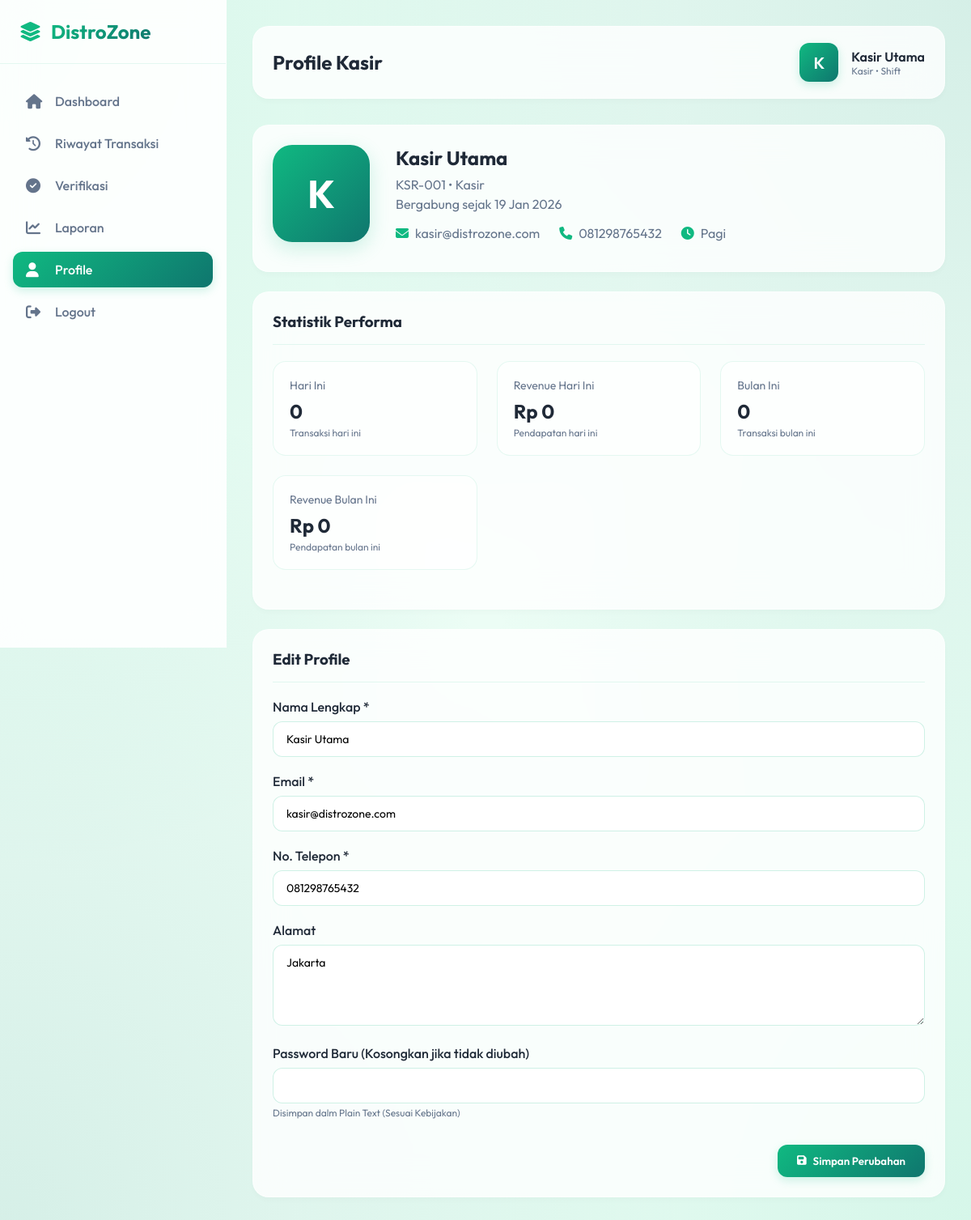
/kasir/profile.php (signed in), run on the app's committed database.
### tables this page shows
CREATE TABLE `users` (
  `id` int(11) NOT NULL AUTO_INCREMENT,
  `user_code` varchar(20) NOT NULL,
  `username` varchar(50) NOT NULL,
  `password` varchar(255) NOT NULL,
  `nama` varchar(100) NOT NULL,
  `email` varchar(100) NOT NULL,
  `alamat` text DEFAULT NULL,
  `no_telp` varchar(20) DEFAULT NULL,
  `nik` varchar(20) DEFAULT NULL,
  `role` enum('admin','kasir','customer') NOT NULL DEFAULT 'customer',
  `shift` varchar(20) DEFAULT NULL,
  `foto` varchar(255) DEFAULT NULL,
  `status` enum('active','inactive') NOT NULL DEFAULT 'active',
  `created_at` timestamp NOT NULL DEFAULT current_timestamp(),
  `updated_at` timestamp NOT NULL DEFAULT current_timestamp() ON UPDATE current_timestamp(),
  PRIMARY KEY (`id`),
  UNIQUE KEY `username` (`username`),
  UNIQUE KEY `email` (`email`),
  UNIQUE KEY `user_code` (`user_code`)
);

### includes/functions.php (called while the page is built, shortened)
<?php
function format_rupiah($angka) {
    return 'Rp ' . number_format($angka, 0, ',', '.');
}
?>

### kasir/profile.php (the view, shortened to what this page needs)
<?php
require_once '../includes/functions.php';
$db = new Database();
$conn = $db->getConnection();
$kasir_id = $_SESSION['user_id'];
$query = "SELECT * FROM users WHERE id = :id";
$stmt = $conn->prepare($query);
$stmt->execute(['id' => $kasir_id]);
$kasir = $stmt->fetch(PDO::FETCH_ASSOC);
$today = date('Y-m-d');
$this_month = date('Y-m');
$query = "SELECT
            COUNT(*) as transactions_today,
            SUM(grand_total) as revenue_today,
            AVG(grand_total) as avg_transaction_today
          FROM transaksi
          WHERE DATE(tanggal) = :today
          AND kasir_id = :kasir_id
          AND status IN ('completed', 'verified')";
$stmt = $conn->prepare($query);
$stmt->execute(['today' => $today, 'kasir_id' => $kasir_id]);
$today_stats = $stmt->fetch(PDO::FETCH_ASSOC);
$query = "SELECT
            COUNT(*) as transactions_month,
            SUM(grand_total) as revenue_month,
            AVG(grand_total) as avg_transaction_month
          FROM transaksi
          WHERE DATE_FORMAT(tanggal, '%Y-%m') = :month
          AND kasir_id = :kasir_id
          AND status IN ('completed', 'verified')";
$stmt = $conn->prepare($query);
$stmt->execute(['month' => $this_month, 'kasir_id' => $kasir_id]);
$month_stats = $stmt->fetch(PDO::FETCH_ASSOC);
?>
<!DOCTYPE html>
<html lang="id">
<head>
    <link rel="stylesheet" href="https://cdnjs.cloudflare.com/ajax/libs/font-awesome/6.4.0/css/all.min.css">
</head>
<body>
    <div class="dashboard-container">
        <aside class="sidebar">
            <div class="logo">
                <i class="fas fa-layer-group"></i>
                <h1>DistroZone</h1>
            </div>
            <ul class="nav-menu">
                <li class="nav-item"><a href="index.php" class="nav-link"><i class="fas fa-home"></i>Dashboard</a></li>
                <li class="nav-item"><a href="transaksi.php?view=recent" class="nav-link"><i class="fas fa-history"></i>Riwayat Transaksi</a></li>
                <li class="nav-item"><a href="verifikasi.php" class="nav-link"><i class="fas fa-check-circle"></i>Verifikasi</a></li>
                <li class="nav-item"><a href="laporan.php" class="nav-link"><i class="fas fa-chart-line"></i>Laporan</a></li>
                <li class="nav-item"><a href="profile.php" class="nav-link active"><i class="fas fa-user"></i>Profile</a></li>
                <li class="nav-item"><a href="../auth/logout.php" class="nav-link"><i class="fas fa-sign-out-alt"></i>Logout</a></li>
            </ul>
        </aside>
        <main class="main-content">
            <div class="top-bar">
                <h2>Profile Kasir</h2>
                <div class="user-info">
                    <div class="user-avatar">
                        <?php echo strtoupper(substr($_SESSION['nama'], 0, 1)); ?>
                    </div>
                    <div>
                        <div style="font-weight: 600;"><?php echo $_SESSION['nama']; ?></div>
                        <div style="font-size: 12px; color: var(--text-light);">Kasir • <?php echo $_SESSION['shift'] ?? 'Shift'; ?></div>
                    </div>
                </div>
            </div>
            <div class="content-card">
                <div class="profile-header">
                    <div class="profile-avatar">
                        <?php echo strtoupper(substr($kasir['nama'], 0, 1)); ?>
                    </div>
                    <div class="profile-info">
                        <h2><?php echo htmlspecialchars($kasir['nama']); ?></h2>
                        <div style="color: var(--text-light); margin-bottom: 4px;">
                            <?php echo htmlspecialchars($kasir['user_code']); ?> • Kasir
                        </div>
                        <div style="color: var(--text-light);">Bergabung sejak <?php echo date('d M Y', strtotime($kasir['created_at'])); ?></div>
                        <div class="profile-meta">
                            <div class="meta-item">
                                <i class="fas fa-envelope"></i>
                                <span><?php echo htmlspecialchars($kasir['email']); ?></span>
                            </div>
                            <div class="meta-item">
                                <i class="fas fa-phone"></i>
                                <span><?php echo htmlspecialchars($kasir['no_telp']); ?></span>
                            </div>
                            <div class="meta-item">
                                <i class="fas fa-clock"></i>
                                <span><?php echo htmlspecialchars($kasir['shift'] ?? '-'); ?></span>
                            </div>
                        </div>
                    </div>
                </div>
            </div>
            <div class="content-card">
                <h3>Statistik Performa</h3>
                <div class="stats-grid">
                    <div class="stat-card">
                        <div class="stat-title">Hari Ini</div>
                        <div class="stat-value"><?php echo number_format($today_stats['transactions_today'] ?? 0); ?></div>
                        <div class="stat-subtitle">Transaksi hari ini</div>
                    </div>
                    <div class="stat-card">
                        <div class="stat-title">Revenue Hari Ini</div>
                        <div class="stat-value"><?php echo format_rupiah($today_stats['revenue_today'] ?? 0); ?></div>
                        <div class="stat-subtitle">Pendapatan hari ini</div>
                    </div>
                    <div class="stat-card">
                        <div class="stat-title">Bulan Ini</div>
                        <div class="stat-value"><?php echo number_format($month_stats['transactions_month'] ?? 0); ?></div>
                        <div class="stat-subtitle">Transaksi bulan ini</div>
                    </div>
                    <div class="stat-card">
                        <div class="stat-title">Revenue Bulan Ini</div>
                        <div class="stat-value"><?php echo format_rupiah($month_stats['revenue_month'] ?? 0); ?></div>
                        <div class="stat-subtitle">Pendapatan bulan ini</div>
                    </div>
                </div>
            </div>
            <div class="content-card">
                <h3>Edit Profile</h3>
                <form method="POST">
                    <div class="form-group">
                        <label for="nama">Nama Lengkap *</label>
                        <input type="text" id="nama" name="nama" class="form-control"
                               value="<?php echo htmlspecialchars($kasir['nama']); ?>" required>
                    </div>
                    <div class="form-group">
                        <label for="email">Email *</label>
                        <input type="email" id="email" name="email" class="form-control"
                               value="<?php echo htmlspecialchars($kasir['email']); ?>" required>
                    </div>
                    <div class="form-group">
                        <label for="no_telp">No. Telepon *</label>
                        <input type="tel" id="no_telp" name="no_telp" class="form-control"
                               value="<?php echo htmlspecialchars($kasir['no_telp']); ?>" required>
                    </div>
                    <div class="form-group">
                        <label for="alamat">Alamat</label>
                        <textarea id="alamat" name="alamat" class="form-control"><?php echo htmlspecialchars($kasir['alamat'] ?? ''); ?></textarea>
                    </div>
                    <div class="form-group">
                        <label for="password">Password Baru (Kosongkan jika tidak diubah)</label>
                        <input type="password" id="password" name="password" class="form-control">
                        <div style="font-size: 12px; color: var(--text-light); margin-top: 4px;">
                            Disimpan dalm Plain Text (Sesuai Kebijakan)
                        </div>
                    </div>
                    <div style="display: flex; justify-content: flex-end; margin-top: 32px;">
                        <button type="submit" class="btn btn-primary">
                            <i class="fas fa-save"></i> Simpan Perubahan
                        </button>
                    </div>
                </form>
            </div>
        </main>
    </div>
</body>
</html>

### data on the page
users: nama "K", nama "Kasir Utama", user_code "KSR-001", created_at "19 Jan 2026", email "kasir@distrozone.com", no_telp "081298765432", shift "Pagi", alamat "Jakarta"

### other printed values
substr($_SESSION['nama'], 0, 1) "K"
$_SESSION['nama'] "Kasir Utama"
$_SESSION['shift'] "Shift"
$today_stats['transactions_today'] "0"
format_rupiah($today_stats['revenue_today'] ?? 0) "Rp 0"
$month_stats['transactions_month'] "0"
format_rupiah($month_stats['revenue_month'] ?? 0) "Rp 0"
